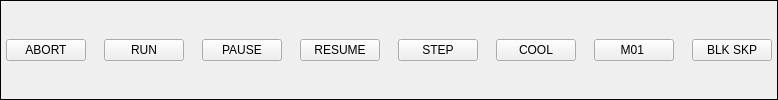
        <widget class="QFrame" name="gridFrame">
         <property name="styleSheet">
          <string notr="true">ActionButton {
min-height: 50px;
min-width: 50px;
font: 14pt &quot;DejaVu Sans&quot;;
}</string>
         </property>
         <property name="frameShape">
          <enum>QFrame::Box</enum>
         </property>
         <layout class="QGridLayout" name="gridLayout">
          <property name="leftMargin">
           <number>5</number>
          </property>
          <property name="topMargin">
           <number>5</number>
          </property>
          <property name="rightMargin">
           <number>5</number>
          </property>
          <property name="bottomMargin">
           <number>5</number>
          </property>
          <property name="horizontalSpacing">
           <number>18</number>
          </property>
          <item row="0" column="7">
           <widget class="QPushButton" name="Block_delete">
            <property name="text">
             <string>BLK SKP</string>
            </property>
            <property name="autoDefault">
             <bool>false</bool>
            </property>
            <property name="rules" stdset="0">
             <string>[{&quot;channels&quot;: [{&quot;url&quot;: &quot;status:block_delete&quot;, &quot;trigger&quot;: true}], &quot;property&quot;: &quot;Style Sheet&quot;, &quot;expression&quot;: &quot;\&quot;background-color:rgb(138, 226, 52)\&quot; if ch[0] else ''&quot;, &quot;name&quot;: &quot;New Rule&quot;}]</string>
            </property>
            <property name="actionName" stdset="0">
             <string>program.block-delete.toggle</string>
            </property>
           </widget>
          </item>
          <item row="0" column="4">
           <widget class="QPushButton" name="step">
            <property name="text">
             <string>STEP</string>
            </property>
            <property name="actionName" stdset="0">
             <string>program.step</string>
            </property>
           </widget>
          </item>
          <item row="0" column="2">
           <widget class="QPushButton" name="pause">
            <property name="text">
             <string>PAUSE</string>
            </property>
            <property name="actionName" stdset="0">
             <string>program.pause</string>
            </property>
           </widget>
          </item>
          <item row="0" column="1">
           <widget class="QPushButton" name="run">
            <property name="text">
             <string>RUN</string>
            </property>
            <property name="checkable">
             <bool>false</bool>
            </property>
            <property name="actionName" stdset="0">
             <string>program.run</string>
            </property>
           </widget>
          </item>
          <item row="0" column="0">
           <widget class="QPushButton" name="abort">
            <property name="text">
             <string>ABORT</string>
            </property>
            <property name="actionName" stdset="0">
             <string>program.abort</string>
            </property>
           </widget>
          </item>
          <item row="0" column="3">
           <widget class="QPushButton" name="resume">
            <property name="text">
             <string>RESUME</string>
            </property>
            <property name="actionName" stdset="0">
             <string>program.resume</string>
            </property>
           </widget>
          </item>
          <item row="0" column="5">
           <widget class="QPushButton" name="floodtoggle">
            <property name="text">
             <string>COOL</string>
            </property>
            <property name="rules" stdset="0">
             <string>[{&quot;channels&quot;: [{&quot;url&quot;: &quot;status:flood&quot;, &quot;trigger&quot;: true}], &quot;property&quot;: &quot;Style Sheet&quot;, &quot;expression&quot;: &quot;\&quot;background-color:rgb(138, 226, 52)\&quot; if ch[0]&lt;&gt;0 else ''&quot;, &quot;name&quot;: &quot;backround color&quot;}]</string>
            </property>
            <property name="actionName" stdset="0">
             <string>coolant_actions.flood.toggle</string>
            </property>
           </widget>
          </item>
          <item row="0" column="6">
           <widget class="QPushButton" name="optional_stop">
            <property name="styleSheet">
             <string notr="true"/>
            </property>
            <property name="text">
             <string>M01 </string>
            </property>
            <property name="rules" stdset="0">
             <string>[{&quot;channels&quot;: [{&quot;url&quot;: &quot;status:optional_stop&quot;, &quot;trigger&quot;: true}], &quot;property&quot;: &quot;Style Sheet&quot;, &quot;expression&quot;: &quot;\&quot;background-color:rgb(138, 226, 52)\&quot; if ch[0] else ''&quot;, &quot;name&quot;: &quot;New Rule&quot;}]</string>
            </property>
            <property name="actionName" stdset="0">
             <string>program.optional-stop.toggle</string>
            </property>
           </widget>
          </item>
         </layout>
        </widget>
